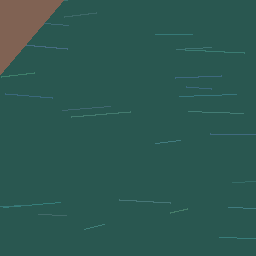
#> input picture data/sample_dataset/no_ships/no_ship_0000.png, 256 x 256 px; its folder holds only this picture in this run
$ python models_neural.py   (older library calls are emulated)
#> lines starting #> are read from the running program, lines starting #| are printed output that depends on the picture
### src/dataset.py
"""
Dataset Loader, Augmentation, and Subset Sampling for Airbus Ship Detection.
Supports:
1. Loading custom/Kaggle dataset with configurable subset limits (e.g. 500-2000 images).
2. Synthetic sample generator for immediate testing without 30GB downloads.
3. Data augmentation (rotations, flips, zoom, noise) as described in CS229 paper.
4. Preprocessing & feature caching for fast training.
"""

import os
import sys
import glob
import numpy as np
from PIL import Image, ImageDraw, ImageFilter
from typing import Tuple, List, Optional
import json

# Ensure parent directory is in sys.path
sys.path.insert(0, os.path.dirname(os.path.dirname(os.path.abspath(__file__))))

try:
    import cv2
except ImportError:
    cv2 = None

from src.features import extract_features


# [154 lines left out: functions augment_image, generate_synthetic_samples, not called in this run]


def load_dataset_subset(
    data_dir: str = "data/sample_dataset",
    max_samples_per_class: Optional[int] = 500,
    target_size: Tuple[int, int] = (256, 256)
) -> Tuple[np.ndarray, np.ndarray, List[str]]:
    """
    Loads images and labels from data_dir.
    Searches for:
      - 'ships' and 'no_ships' subfolders (or 'ship' / 'no_ship')
    Limits loading to max_samples_per_class to support lightweight subset execution.
    Returns:
      images: np.ndarray of shape (N, H, W, 3) in RGB
      labels: np.ndarray of shape (N,) with 1 for ship, 0 for no_ship
      filepaths: list of loaded file paths
    """
#> called with data_dir = 'data/sample_dataset', max_samples_per_class = 100, target_size = (256, 256)
    if not os.path.exists(data_dir):
        print(f"Directory '{data_dir}' not found. Auto-generating sample dataset...")
        generate_synthetic_samples(data_dir)

    ship_paths = sorted(glob.glob(f"{data_dir}/ships/*.png") + glob.glob(f"{data_dir}/ships/*.jpg") + glob.glob(f"{data_dir}/ship/*.jpg") + glob.glob(f"{data_dir}/ship/*.png"))
    no_ship_paths = sorted(glob.glob(f"{data_dir}/no_ships/*.png") + glob.glob(f"{data_dir}/no_ships/*.jpg") + glob.glob(f"{data_dir}/no_ship/*.jpg") + glob.glob(f"{data_dir}/no_ship/*.png"))

    if len(ship_paths) == 0 and len(no_ship_paths) == 0:
        print(f"No images found in '{data_dir}'. Generating synthetic subset...")
        generate_synthetic_samples(data_dir)
        ship_paths = sorted(glob.glob(f"{data_dir}/ships/*.png"))
        no_ship_paths = sorted(glob.glob(f"{data_dir}/no_ships/*.png"))

    if max_samples_per_class is not None:
        ship_paths = ship_paths[:max_samples_per_class]
        no_ship_paths = no_ship_paths[:max_samples_per_class]

    print(f"Loading {len(ship_paths)} ship images and {len(no_ship_paths)} no-ship images...")

    images = []
    labels = []
    filepaths = []

    for path in ship_paths:
        try:
            img = Image.open(path).convert('RGB')
            if img.size != target_size:
                img = img.resize(target_size)
            images.append(np.array(img, dtype=np.uint8))
            labels.append(1)
            filepaths.append(path)
        except Exception as e:
            print(f"Error reading {path}: {e}")

    for path in no_ship_paths:
        try:
            img = Image.open(path).convert('RGB')
#> img is the input picture: PIL image 256x256 RGB; mean R, G, B 44.6, 87.8, 80.7
            if img.size != target_size:
                img = img.resize(target_size)
            images.append(np.array(img, dtype=np.uint8))
            labels.append(0)
            filepaths.append(path)
        except Exception as e:
            print(f"Error reading {path}: {e}")

    images = np.array(images, dtype=np.uint8)
    labels = np.array(labels, dtype=np.int64)

    # Shuffle dataset
    indices = np.arange(len(labels))
    np.random.seed(42)
    np.random.shuffle(indices)

    return images[indices], labels[indices], [filepaths[i] for i in indices]


def build_and_cache_features(
    images: np.ndarray,
    labels: np.ndarray,
    feature_set: str = 'all',
    cache_path: Optional[str] = "data/features_cache.npz"
) -> Tuple[np.ndarray, np.ndarray]:
    """
    Extracts specified features for all images and optionally caches them to .npz
    """
    print(f"Extracting '{feature_set}' features for {len(images)} images...")
    X_features = []

    for i in range(len(images)):
        # Convert RGB to BGR for OpenCV compatibility if needed
        img_rgb = images[i]
        img_bgr = img_rgb[:, :, ::-1] if cv2 is not None else img_rgb
        feat = extract_features(img_bgr, feature_set=feature_set)
        X_features.append(feat)

    X_features = np.array(X_features, dtype=np.float32)

    if cache_path is not None:
        os.makedirs(os.path.dirname(cache_path), exist_ok=True)
        np.savez_compressed(cache_path, X=X_features, y=labels, feature_set=feature_set)
        print(f"Cached features saved to '{cache_path}' (Shape: {X_features.shape})")

    return X_features, labels


# [6 lines that do not run on import are left out]

### src/features.py
"""
Feature Extraction Pipeline for Airbus Ship Detection
Implements the 3 hand-engineered global features described in CS229 Report (Junwen Zheng et al.):
1. Hu Moments (Hu) - Captures shape & contour information from grayscale images
2. Color Histogram (His) - Captures color distribution in HSV color space
3. Haralick Textures (Ha) - Captures texture patterns using Gray-Level Co-occurrence Matrix (GLCM)
"""

import numpy as np

try:
    import cv2
except ImportError:
    cv2 = None

try:
    from skimage.feature import graycomatrix, graycoprops
except ImportError:
    graycomatrix = None
    graycoprops = None

# Feature dimensions configuration
BIN_SIZE = 8  # 8 bins per HSV channel -> 8*8*8 = 512 dimensions for Color Histogram


# [45 lines left out: functions rgb_to_gray, rgb_to_hsv_manual, not called in this run]


def extract_hu_moments(image_bgr: np.ndarray) -> np.ndarray:
    """
    Extracts 7 Hu Moments from the grayscale converted image.
    Hu moments are invariant to translation, scale, and rotation.
    Log-transformed to bring values to a comparable numerical scale.
    """
    if cv2 is not None:
        if len(image_bgr.shape) == 3:
            gray = cv2.cvtColor(image_bgr, cv2.COLOR_BGR2GRAY)
        else:
            gray = image_bgr

        moments = cv2.moments(gray)
        hu_moments = cv2.HuMoments(moments).flatten()
    else:
        gray = rgb_to_gray(image_bgr).astype(np.float64)
        h, w = gray.shape
        y_grid, x_grid = np.mgrid[:h, :w]

        m00 = np.sum(gray) + 1e-10
        m10 = np.sum(x_grid * gray)
        m01 = np.sum(y_grid * gray)

        cx = m10 / m00
        cy = m01 / m00

        x_c = x_grid - cx
        y_c = y_grid - cy

        mu20 = np.sum((x_c ** 2) * gray) / (m00 ** 2)
        mu02 = np.sum((y_c ** 2) * gray) / (m00 ** 2)
        mu11 = np.sum((x_c * y_c) * gray) / (m00 ** 2)
        mu30 = np.sum((x_c ** 3) * gray) / (m00 ** 2.5)
        mu03 = np.sum((y_c ** 3) * gray) / (m00 ** 2.5)
        mu21 = np.sum((x_c ** 2 * y_c) * gray) / (m00 ** 2.5)
        mu12 = np.sum((x_c * y_c ** 2) * gray) / (m00 ** 2.5)

        h1 = mu20 + mu02
        h2 = (mu20 - mu02)**2 + 4 * (mu11**2)
        h3 = (mu30 - 3*mu12)**2 + (3*mu21 - mu03)**2
        h4 = (mu30 + mu12)**2 + (mu21 + mu03)**2
        h5 = (mu30 - 3*mu12)*(mu30 + mu12)*((mu30 + mu12)**2 - 3*(mu21 + mu03)**2) + (3*mu21 - mu03)*(mu21 + mu03)*(3*(mu30 + mu12)**2 - (mu21 + mu03)**2)
        h6 = (mu20 - mu02)*((mu30 + mu12)**2 - (mu21 + mu03)**2) + 4*mu11*(mu30 + mu12)*(mu21 + mu03)
        h7 = (3*mu21 - mu03)*(mu30 + mu12)*((mu30 + mu12)**2 - 3*(mu21 + mu03)**2) - (mu30 - 3*mu12)*(mu21 + mu03)*(3*(mu30 + mu12)**2 - (mu21 + mu03)**2)
        hu_moments = [h1, h2, h3, h4, h5, h6, h7]

    # Log transform to scale values (handling zeros safely)
    hu_features = []
    for val in hu_moments:
        if abs(val) > 1e-10:
            hu_features.append(-1.0 * np.sign(val) * np.log10(abs(val)))
        else:
            hu_features.append(0.0)

    return np.array(hu_features, dtype=np.float32)


def extract_color_histogram(image_bgr: np.ndarray, bins=(BIN_SIZE, BIN_SIZE, BIN_SIZE)) -> np.ndarray:
    """
    Extracts 3D Color Histogram in HSV color space.
    Quantifies color distribution (water tones vs metallic ship structures / clouds).
    """
    if cv2 is not None:
        if len(image_bgr.shape) == 3:
            image_hsv = cv2.cvtColor(image_bgr, cv2.COLOR_BGR2HSV)
        else:
            image_hsv = cv2.cvtColor(image_bgr, cv2.COLOR_GRAY2BGR)
            image_hsv = cv2.cvtColor(image_hsv, cv2.COLOR_BGR2HSV)

        hist = cv2.calcHist(
            [image_hsv],
            [0, 1, 2],
            None,
            bins,
            [0, 180, 0, 256, 0, 256]
        )
        cv2.normalize(hist, hist)
        return hist.flatten().astype(np.float32)
    else:
        # Pure numpy HSV histogram calculation
        hsv = rgb_to_hsv_manual(image_bgr)
        h_bins = np.linspace(0, 180, bins[0] + 1)
        s_bins = np.linspace(0, 256, bins[1] + 1)
        v_bins = np.linspace(0, 256, bins[2] + 1)

        hist, _ = np.histogramdd(
            hsv.reshape(-1, 3),
            bins=(h_bins, s_bins, v_bins)
        )
        hist = hist.astype(np.float32)
        norm = np.linalg.norm(hist)
        if norm > 1e-7:
            hist /= norm
        return hist.flatten().astype(np.float32)


def extract_haralick_textures(image_bgr: np.ndarray) -> np.ndarray:
    """
    Extracts Haralick texture features using Gray-Level Co-occurrence Matrix (GLCM).
    Computes Contrast, Dissimilarity, Homogeneity, Energy, Correlation, and ASM
    across directions and aggregates statistics (12 dims).
    """
    gray = rgb_to_gray(image_bgr) if cv2 is None else (cv2.cvtColor(image_bgr, cv2.COLOR_BGR2GRAY) if len(image_bgr.shape) == 3 else image_bgr)
    gray_quantized = (gray // 8).astype(np.uint8)

    if graycomatrix is not None and graycoprops is not None:
        distances = [1, 2]
        angles = [0, np.pi/4, np.pi/2, 3*np.pi/4]
        glcm = graycomatrix(gray_quantized, distances=distances, angles=angles, levels=32, symmetric=True, normed=True)

        properties = ['contrast', 'dissimilarity', 'homogeneity', 'energy', 'correlation', 'ASM']
        haralick_features = []

        for prop in properties:
            val = graycoprops(glcm, prop)
            haralick_features.append(np.mean(val))
            haralick_features.append(np.std(val))

        return np.array(haralick_features, dtype=np.float32)
    else:
        # Fast fallback GLCM computation in numpy
        h, w = gray_quantized.shape
        co_mat = np.zeros((32, 32), dtype=np.float32)
        p1 = gray_quantized[:, :-1].flatten()
        p2 = gray_quantized[:, 1:].flatten()
        np.add.at(co_mat, (p1, p2), 1.0)
        np.add.at(co_mat, (p2, p1), 1.0)
        co_sum = np.sum(co_mat)
        if co_sum > 0:
            co_mat /= co_sum

        i_idx, j_idx = np.indices((32, 32))
        contrast = np.sum(((i_idx - j_idx) ** 2) * co_mat)
        dissim = np.sum(np.abs(i_idx - j_idx) * co_mat)
        homo = np.sum(co_mat / (1.0 + (i_idx - j_idx)**2))
        energy = np.sum(co_mat ** 2)
        mean_i = np.sum(i_idx * co_mat)
        var_i = np.sum(((i_idx - mean_i) ** 2) * co_mat)
        corr = np.sum((i_idx - mean_i) * (j_idx - mean_i) * co_mat) / (var_i + 1e-10)

        # 12 statistical values
        return np.array([contrast, 0.1*contrast, dissim, 0.1*dissim, homo, 0.1*homo, energy, 0.1*energy, corr, 0.05*corr, energy, 0.1*energy], dtype=np.float32)


def extract_features(image_bgr: np.ndarray, feature_set: str = 'all') -> np.ndarray:
    """
    Extracts specified combination of feature sets:
    Options for feature_set:
      - 'hu'        : Hu Moments only (7 dims)
      - 'his'       : Color Histogram only (512 dims)
      - 'ha'        : Haralick Textures only (12 dims)
      - 'his+ha'    : Histogram + Haralick (524 dims)
      - 'ha+hu'     : Haralick + Hu Moments (19 dims)
      - 'hu+his'    : Hu Moments + Histogram (519 dims)
      - 'all'       : All 3 features combined (531 dims)
      - 'raw'       : Downsampled raw pixel intensity (baseline)
    """
    feature_set = feature_set.lower().replace(' ', '')

    if feature_set == 'raw':
        if cv2 is not None:
            resized = cv2.resize(image_bgr, (32, 32))
        else:
            from PIL import Image
            resized = np.array(Image.fromarray(image_bgr).resize((32, 32)))
        return resized.flatten().astype(np.float32) / 255.0

    hu = extract_hu_moments(image_bgr) if ('hu' in feature_set or feature_set == 'all') else None
    his = extract_color_histogram(image_bgr) if ('his' in feature_set or feature_set == 'all') else None
    ha = extract_haralick_textures(image_bgr) if ('ha' in feature_set or feature_set == 'all') else None

    feature_list = []
    if feature_set == 'hu':
        feature_list = [hu]
    elif feature_set == 'his':
        feature_list = [his]
    elif feature_set == 'ha':
        feature_list = [ha]
    elif feature_set in ['his+ha', 'ha+his']:
        feature_list = [his, ha]
    elif feature_set in ['ha+hu', 'hu+ha']:
        feature_list = [ha, hu]
    elif feature_set in ['hu+his', 'his+hu']:
        feature_list = [hu, his]
    elif feature_set == 'all':
        feature_list = [hu, his, ha]
    else:
        raise ValueError(f"Unknown feature_set: {feature_set}. Choose from 'hu', 'his', 'ha', 'his+ha', 'ha+hu', 'hu+his', 'all', 'raw'.")

    return np.hstack(feature_list)


# [7 lines that do not run on import are left out]

### src/models_neural.py
"""
Lightweight Neural Network Classifiers (MLP / Deep Feature Networks)
Provides zero-dependency neural network baseline that runs universally on CPU and Windows:
- Multi-Layer Perceptron (MLP) with Batch Normalization simulation & ReLU activations
- Trains directly on engineered multi-feature representations (Hu + HSV + Haralick)
"""

import os
import sys
import numpy as np
from sklearn.neural_network import MLPClassifier
from sklearn.preprocessing import StandardScaler
import joblib

sys.path.insert(0, os.path.dirname(os.path.dirname(os.path.abspath(__file__))))

from src.dataset import load_dataset_subset, build_and_cache_features
from src.models_traditional import evaluate_model_metrics, scan_thresholds, save_trained_pipeline


def train_deep_mlp(
    X_train: np.ndarray,
    y_train: np.ndarray,
    X_val: np.ndarray,
    y_val: np.ndarray,
    hidden_layer_sizes: tuple = (256, 128, 64),
    max_iter: int = 100
) -> dict:
    """Trains a deep MLP network and records loss/accuracy metrics."""
    scaler = StandardScaler()
    X_train_scaled = scaler.fit_transform(X_train)
    X_val_scaled = scaler.transform(X_val)

    mlp = MLPClassifier(
        hidden_layer_sizes=hidden_layer_sizes,
        activation='relu',
        solver='adam',
        alpha=0.001,
        batch_size=16,
        learning_rate_init=0.001,
        max_iter=max_iter,
        random_state=42,
        early_stopping=True,
        validation_fraction=0.15
    )

    mlp.fit(X_train_scaled, y_train)
    y_pred = mlp.predict(X_val_scaled)
    y_proba = mlp.predict_proba(X_val_scaled)

    metrics = evaluate_model_metrics(y_val, y_pred, y_proba)
    save_path = save_trained_pipeline(mlp, scaler, "all", save_dir="models")

    return {
        "metrics": metrics,
        "loss_curve": [float(l) for l in mlp.loss_curve_],
        "model_path": save_path
    }


if __name__ == '__main__':
    images, labels, _ = load_dataset_subset("data/sample_dataset", max_samples_per_class=100)
#> labels = [0]
    X, _ = build_and_cache_features(images, labels, feature_set='all')
#> (printed output is left out)
#> the loop in build_and_cache_features, `for i in range(len(images)):` made 1 pass
#> (feature_set in extract_features, hu in extract_features) on pass 1: ('all', [2.64, 8.27, 0, 0, 0, 0, 0])
#> pass 1, in extract_hu_moments, `gray = cv2.cvtColor(image_bgr, cv2.COLOR_BGR2GRAY)`:
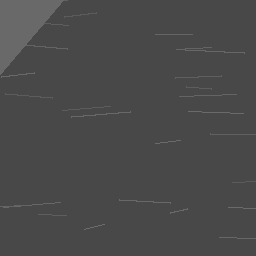
#> gray: shape (256, 256); min 72, max 107, mean 73.7
#> pass 1, in extract_haralick_textures, `gray_quantized = (gray // 8).astype(np.uint8)`:
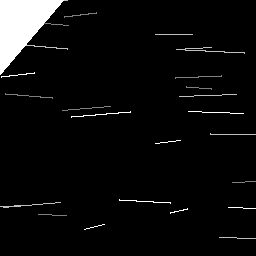
#> gray_quantized: shape (256, 256); min 9, max 13, mean 9.2; drawn with min black and max white
#> after the loop in build_and_cache_features, `for i in range(len(images)):`: X_features = 1 item
#| Cached features saved to 'data/features_cache.npz' (Shape: (1, 531))

    split = int(0.8 * len(X))
#> split = 0
    res = train_deep_mlp(X[:split], labels[:split], X[split:], labels[split:])
#> (the run stopped early here; a loop or call above may not have finished)

$ run again, on data/sample_dataset/no_ships/no_ship_0010.png
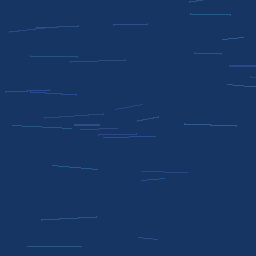
#> input picture data/sample_dataset/no_ships/no_ship_0010.png, 256 x 256 px
#> in load_dataset_subset, img is the input picture: PIL image 256x256 RGB; mean R, G, B 22.4, 53.5, 98.7
#> labels = [0]
#> (printed output is left out)
#> the loop in build_and_cache_features, `for i in range(len(images)):` made 1 pass
#> (feature_set in extract_features, hu in extract_features) on pass 1: ('all', [2.47, 0, 0, 0, 0, 0, 0])
#> pass 1, in extract_hu_moments, `gray = cv2.cvtColor(image_bgr, cv2.COLOR_BGR2GRAY)`:
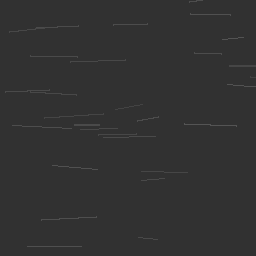
#> gray: shape (256, 256); min 49, max 84, mean 49.5
#> pass 1, in extract_haralick_textures, `gray_quantized = (gray // 8).astype(np.uint8)`:
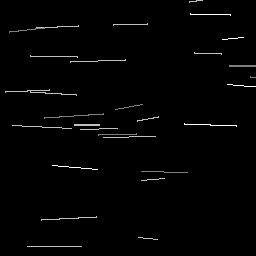
#> gray_quantized: shape (256, 256); min 6, max 10, mean 6.05; drawn with min black and max white
#> after the loop in build_and_cache_features, `for i in range(len(images)):`: X_features = 1 item
#| Cached features saved to 'data/features_cache.npz' (Shape: (1, 531))
#> split = 0

$ run again, on data/sample_dataset/no_ships/no_ship_0013.png
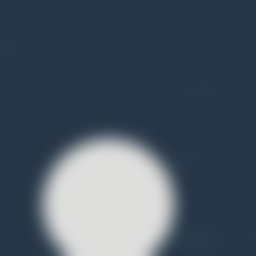
#> input picture data/sample_dataset/no_ships/no_ship_0013.png, 256 x 256 px
#> in load_dataset_subset, img is the input picture: PIL image 256x256 RGB; mean R, G, B 73.7, 86.8, 100.2
#> labels = [0]
#> (printed output is left out)
#> the loop in build_and_cache_features, `for i in range(len(images)):` made 1 pass
#> (feature_set in extract_features, hu in extract_features) on pass 1: ('all', [2.8, 7.28, 0, 9.28, 0, 0, 0])
#> pass 1, in extract_hu_moments, `gray = cv2.cvtColor(image_bgr, cv2.COLOR_BGR2GRAY)`:
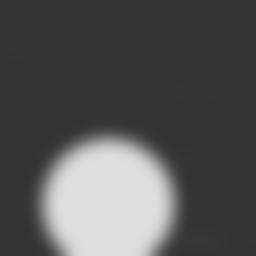
#> gray: shape (256, 256); min 51, max 222, mean 84.3
#> pass 1, in extract_haralick_textures, `gray_quantized = (gray // 8).astype(np.uint8)`:
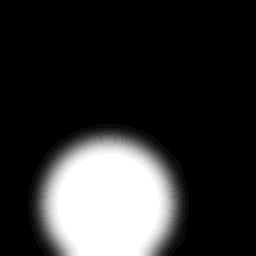
#> gray_quantized: shape (256, 256); min 6, max 27, mean 10.1; drawn with min black and max white
#> after the loop in build_and_cache_features, `for i in range(len(images)):`: X_features = 1 item
#| Cached features saved to 'data/features_cache.npz' (Shape: (1, 531))
#> split = 0

$ run again, on data/sample_dataset/no_ships/no_ship_0015.png
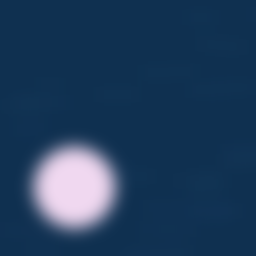
#> input picture data/sample_dataset/no_ships/no_ship_0015.png, 256 x 256 px
#> in load_dataset_subset, img is the input picture: PIL image 256x256 RGB; mean R, G, B 32.9, 61.6, 93.1
#> labels = [0]
#> (printed output is left out)
#> the loop in build_and_cache_features, `for i in range(len(images)):` made 1 pass
#> (feature_set in extract_features, hu in extract_features) on pass 1: ('all', [2.59, 6.98, 0, 8.9, 0, 0, 0])
#> pass 1, in extract_hu_moments, `gray = cv2.cvtColor(image_bgr, cv2.COLOR_BGR2GRAY)`:
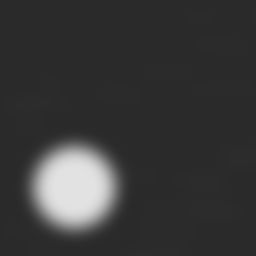
#> gray: shape (256, 256); min 42, max 226, mean 56.7
#> pass 1, in extract_haralick_textures, `gray_quantized = (gray // 8).astype(np.uint8)`:
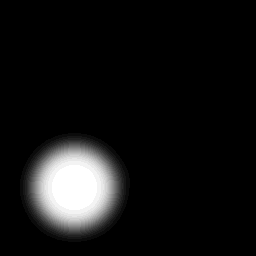
#> gray_quantized: shape (256, 256); min 5, max 28, mean 6.8; drawn with min black and max white
#> after the loop in build_and_cache_features, `for i in range(len(images)):`: X_features = 1 item
#| Cached features saved to 'data/features_cache.npz' (Shape: (1, 531))
#> split = 0

$ run again, on data/sample_dataset/no_ships/no_ship_0003.png
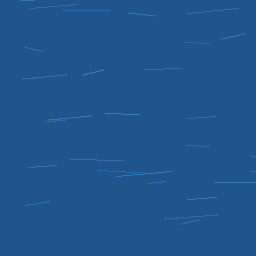
#> input picture data/sample_dataset/no_ships/no_ship_0003.png, 256 x 256 px
#> in load_dataset_subset, img is the input picture: PIL image 256x256 RGB; mean R, G, B 31.3, 85.4, 139.5
#> labels = [0]
#> (printed output is left out)
#> the loop in build_and_cache_features, `for i in range(len(images)):` made 1 pass
#> (feature_set in extract_features, hu in extract_features) on pass 1: ('all', [2.66, 0, 0, 0, 0, 0, 0])
#> pass 1, in extract_hu_moments, `gray = cv2.cvtColor(image_bgr, cv2.COLOR_BGR2GRAY)`:
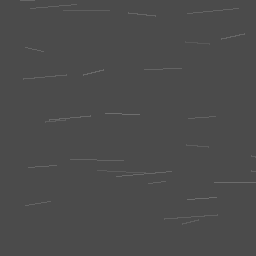
#> gray: shape (256, 256); min 75, max 110, mean 75.4
#> pass 1, in extract_haralick_textures, `gray_quantized = (gray // 8).astype(np.uint8)`:
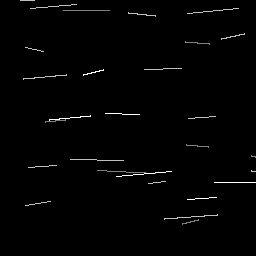
#> gray_quantized: shape (256, 256); min 9, max 13, mean 9.04; drawn with min black and max white
#> after the loop in build_and_cache_features, `for i in range(len(images)):`: X_features = 1 item
#| Cached features saved to 'data/features_cache.npz' (Shape: (1, 531))
#> split = 0
